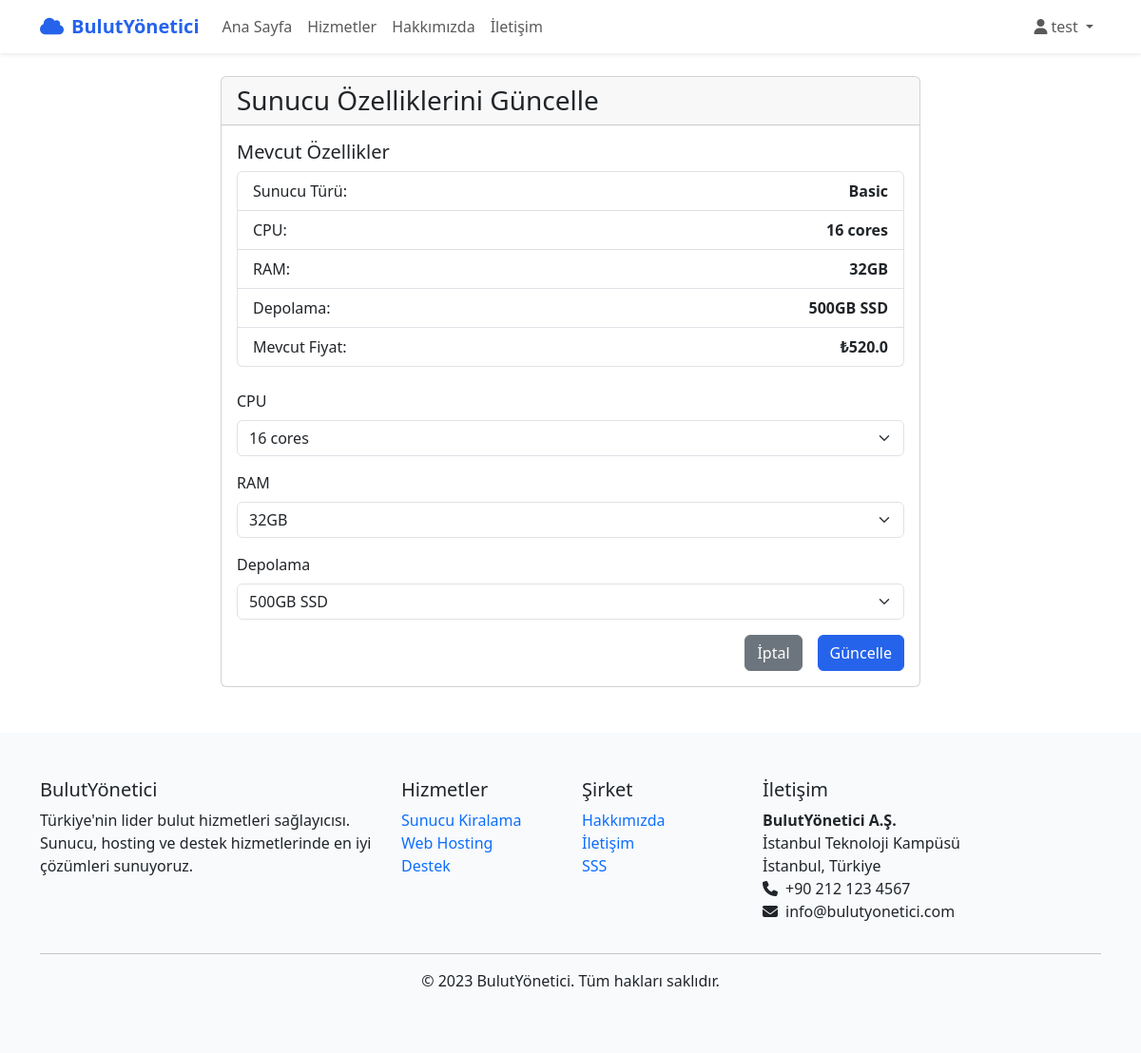
/upgrade_server/1 (signed in), run on the app's committed database.
### app.py (models this page shows)
class ServerOrder(db.Model):
    id = db.Column(db.Integer, primary_key=True)
    user_id = db.Column(db.Integer, db.ForeignKey('user.id'), nullable=False)
    server_type = db.Column(db.String(50), nullable=False)
    cpu = db.Column(db.String(20))
    ram = db.Column(db.String(20))
    storage = db.Column(db.String(20))
    price = db.Column(db.Float)
    status = db.Column(db.String(20), default='pending')
    created_at = db.Column(db.DateTime, default=datetime.utcnow)
    user = db.relationship('User', backref=db.backref('server_orders', lazy=True))

### app.py (the view, shortened to what this page needs)
@app.route('/upgrade_server/<int:order_id>', methods=['GET', 'POST'])
def upgrade_server(order_id):
    if 'user_id' not in session:
        return redirect(url_for('login'))
    order = ServerOrder.query.filter_by(id=order_id, user_id=session['user_id']).first_or_404()
    return render_template('upgrade_server.html', order=order)

### templates/upgrade_server.html (shortened to what this page needs)
{% extends "base.html" %}
{% block content %}
<div class="container mt-4">
    <div class="row justify-content-center">
        <div class="col-md-8">
            <div class="card">
                <div class="card-header">
                    <h3 class="card-title mb-0">Sunucu Özelliklerini Güncelle</h3>
                </div>
                <div class="card-body">
                    <div class="mb-4">
                        <h5>Mevcut Özellikler</h5>
                        <ul class="list-group mb-3">
                            <li class="list-group-item d-flex justify-content-between">
                                <span>Sunucu Türü:</span>
                                <strong>{{ order.server_type.title() }}</strong>
                            </li>
                            <li class="list-group-item d-flex justify-content-between">
                                <span>CPU:</span>
                                <strong>{{ order.cpu or 'Varsayılan' }}</strong>
                            </li>
                            <li class="list-group-item d-flex justify-content-between">
                                <span>RAM:</span>
                                <strong>{{ order.ram or 'Varsayılan' }}</strong>
                            </li>
                            <li class="list-group-item d-flex justify-content-between">
                                <span>Depolama:</span>
                                <strong>{{ order.storage or 'Varsayılan' }}</strong>
                            </li>
                            <li class="list-group-item d-flex justify-content-between">
                                <span>Mevcut Fiyat:</span>
                                <strong>₺{{ order.price }}</strong>
                            </li>
                        </ul>
                    </div>
                    <form method="POST">
                        <div class="mb-3">
                            <label for="cpu" class="form-label">CPU</label>
                            <select class="form-select" id="cpu" name="cpu">
                                <option value="16 cores" {% if order.cpu == '16 cores' %}selected{% endif %}>16 cores</option>
                            </select>
                        </div>
                        <div class="mb-3">
                            <label for="ram" class="form-label">RAM</label>
                            <select class="form-select" id="ram" name="ram">
                                <option value="32GB" {% if order.ram == '32GB' %}selected{% endif %}>32GB</option>
                            </select>
                        </div>
                        <div class="mb-3">
                            <label for="storage" class="form-label">Depolama</label>
                            <select class="form-select" id="storage" name="storage">
                                <option value="500GB SSD" {% if order.storage == '500GB SSD' %}selected{% endif %}>500GB SSD</option>
                            </select>
                        </div>
                        <div class="d-grid gap-2 d-md-flex justify-content-md-end">
                            <a href="{{ url_for('dashboard') }}" class="btn btn-secondary me-md-2">İptal</a>
                            <button type="submit" class="btn btn-primary">Güncelle</button>
                        </div>
                    </form>
                </div>
            </div>
        </div>
    </div>
</div>
{% endblock %}

### templates/base.html (style rules this page uses)
:root { --primary-color: #2563eb; --secondary-color: #1e40af; --accent-color: #0ea5e9; }
.btn-primary { background-color: var(--primary-color); border-color: var(--primary-color); }

### data on the page
ServerOrder: server_type "Basic", cpu "16 cores", ram "32GB", storage "500GB SSD", price "520.0"

### other printed values
{{ session.username }} "test"
